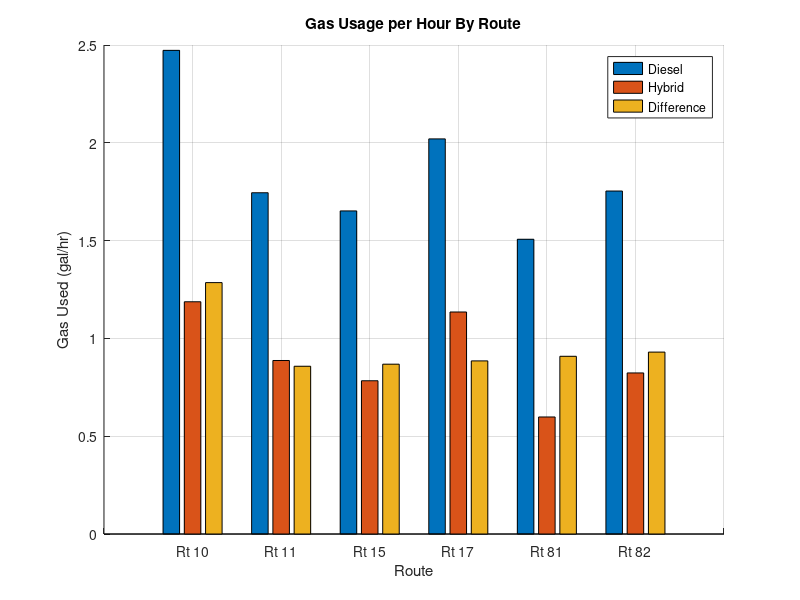

The MATLAB script that drew this image:
close all;

% gas usage data processing

figure(1)
hold on;

data = [
    .783,.376;
    1.483,.754;
    .936,.444;
    .404,.227;
    .879,.349;
    1.695,.796;
];

data = [data (data(:,1)-data(:,2))];

time = [
    19;
    51;
    34;
    12;
    35;
    58
];
time = time/60;

data = data./time

figure(1)
bar(1:6,data)
grid on;
set(gca,'XTickLabel',['     ';'Rt 10';'Rt 11';'Rt 15';'Rt 17';'Rt 81';'Rt 82'])
title('Gas Usage per Hour By Route')
legend('Diesel','Hybrid','Difference')
xlabel('Route')
ylabel('Gas Used (gal/hr)')